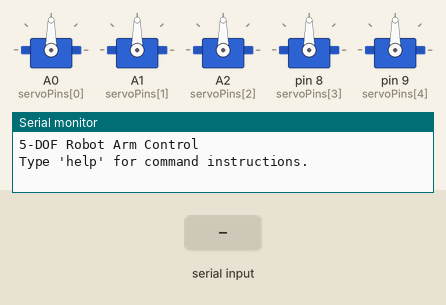
The sketch below on a simulated Arduino Uno, built with avr-gcc and run on an emulated ATmega328P. Shown: 5 × servo, the last lines printed to the serial monitor. The inputs (shaded band) are chosen by the test bench.

Above: at 1.2 s.
1.3 s: "targetx 90\n" received over Serial
At 2.1 s:
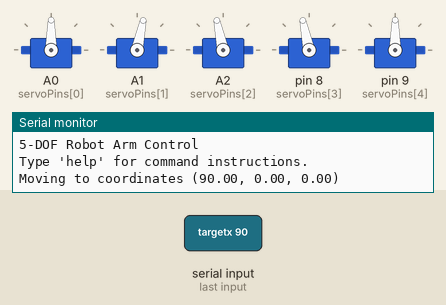
4.3 s: "targetx  45\n" received over Serial
At 4.67 s:
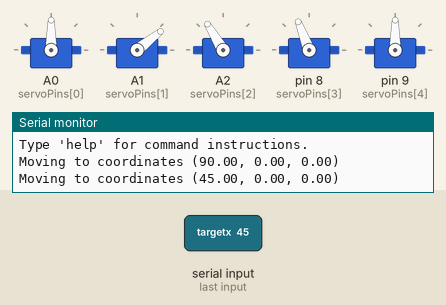
7.3 s: "targety 90\n" received over Serial
At 10.21 s:
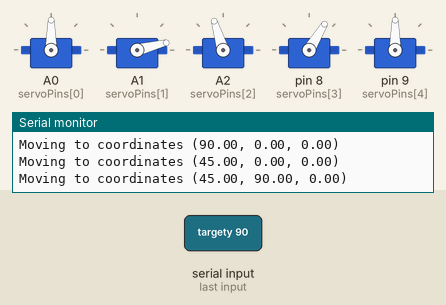
10.3 s: "targety  45\n" received over Serial
At 12.5 s:
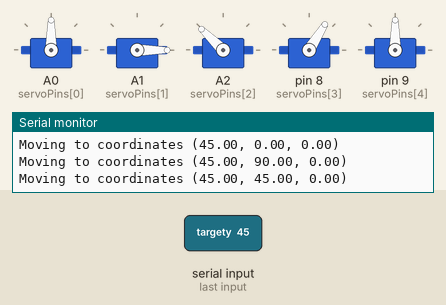
13.3 s: "clawclose\n" received over Serial
At 14.1 s:
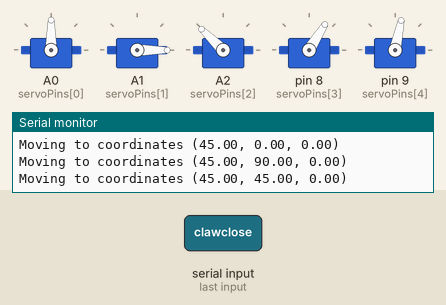
16.3 s: "clawopen\n" received over Serial
Timing chart, 0 to 20.3 s (numbered marks = the images above; inputs shaded):
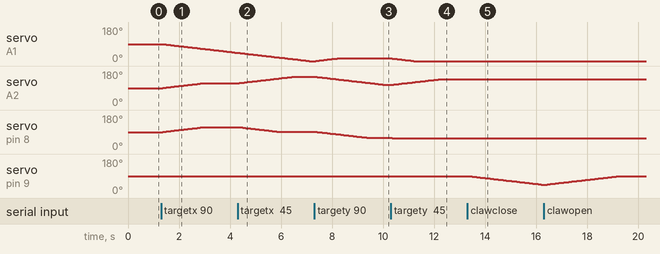

The sketch:

robotarm.ino
```cpp
#include <VarSpeedServo.h>
#include <math.h>

// Define the number of servos
#define NUM_SERVOS 5

// Define the speed for servo movement (1-255)
#define SERVO_SPEED 10

// Create an array of VarSpeedServo objects
VarSpeedServo servos[NUM_SERVOS];

// Define the pins for each servo
const int servoPins[NUM_SERVOS] = {A0, A1, A2, 8, 9};

// Array to store the target angles for each servo
int servoAngles[NUM_SERVOS] = {90, 90, 90, 90, 90};

// Servo indices for readability
#define BASE_SERVO 0
#define SHOULDER_SERVO 1
#define ELBOW_SERVO 2
#define WRIST_SERVO 3
#define CLAW_SERVO 4

// Arm segment lengths (adjust these values as per your robot arm)
const float L1 = 90.0; // Shoulder to elbow length
const float L2 = 80.0; // Elbow to wrist length

// Target coordinates
float targetX = 0;
float targetY = 0;
float targetZ = 0;

void(* resetFunc) (void) = 0;

void setup() {
  Serial.begin(9600);

  // Attach each servo to its corresponding pin
  for (int i = 0; i < NUM_SERVOS; i++) {
    servos[i].attach(servoPins[i]);
    servos[i].write(servoAngles[i], SERVO_SPEED, true); // Initialize servos to 90 degrees
  }

  Serial.println("5-DOF Robot Arm Control");
  Serial.println("Type 'help' for command instructions.");
}

void serialHandler(){
  if (Serial.available()) {
    String input = Serial.readStringUntil('\n');
    input.trim(); // Remove any extra spaces or newlines

    if (input.equalsIgnoreCase("help")) {
      displayHelp();
    } else if (input.equalsIgnoreCase("stop")) {
      Serial.println("Shutting down robot arm.");
      delay(100);
      resetFunc();
    } else if (input.startsWith("targetx ") || input.startsWith("targety ") || input.startsWith("targetz ")) {
      parseAndSetTarget(input);
    } else if (input.equalsIgnoreCase("clawopen")) {
      moveServo(CLAW_SERVO,90);
    } else if(input.equalsIgnoreCase("clawclose")){
      moveServo(CLAW_SERVO, 20);
    }
    else{
      Serial.println("Error: Invalid command. Type 'help' for commands.");
    }
  }
}

void loop() {
  // Check for serial input
  serialHandler();
}

void displayHelp() {
  Serial.println("Commands: ");
  // Serial.println("  <joint><angle> - Move specific joint (e.g., base180, shoulder90)");
  Serial.println("  targetx<value> - Set X coordinate");
  Serial.println("  targety<value> - Set Y coordinate");
  Serial.println("  targetz<value> - Set Z coordinate");
  Serial.println("  stop - Reset the robot arm");
  Serial.println("  clawopen - Open claw");
  Serial.println("  clawclose - Close claw");
}

// Function to parse and set target coordinates
void parseAndSetTarget(String input) {
  // Split the input at the space
  int spaceIndex = input.indexOf(' ');

  String command = input.substring(0, spaceIndex);
  float value = input.substring(spaceIndex + 1).toFloat();

  if (command.equalsIgnoreCase("targetx")) {
    targetX = value;
  } else if (command.equalsIgnoreCase("targety")) {
    targetY = value;
  } else if (command.equalsIgnoreCase("targetz")) {
    targetZ = value;
  }

  // Calculate joint angles using inverse kinematics
  if (calculateIK(targetX, targetY)) {
    Serial.print("Moving to coordinates (");
    Serial.print(targetX); Serial.print(", ");
    Serial.print(targetY); Serial.print(", ");
    Serial.print(targetZ); Serial.println(")");
  } else {
    Serial.println("Target coordinates out of reach.");
  }
}

// Function to calculate inverse kinematics for a 3-DOF arm
bool calculateIK(float x, float y) {
  float r = sqrt(x * x + y * y);

  // Check if the target is reachable
  if (r > (L1 + L2)) {
    return false;
  }

  // Calculate the elbow angle theta2
  float cosTheta2 = (r * r - L1 * L1 - L2 * L2) / (2 * L1 * L2);
  float theta2 = acos(cosTheta2); // Elbow angle in radians

  // Calculate the shoulder angle theta1
  float alpha = atan2(y, x); // Angle to the target point
  float beta = atan2(L2 * sin(theta2), L1 + L2 * cos(theta2)); // Offset angle
  float theta1 = alpha - beta; // Shoulder angle in radians

  // Convert radians to degrees
  int shoulderAngle = (int)(theta1 * 180.0 / PI);
  int elbowAngle = (int)(theta2 * 180.0 / PI);

  int wristAngle = 180 - (shoulderAngle + elbowAngle);

  // Move the servos to calculated angles
  moveServo(SHOULDER_SERVO, shoulderAngle);
  moveServo(ELBOW_SERVO, elbowAngle);
  moveServo(WRIST_SERVO, wristAngle);
  return true;
}


void moveServo(int servoIndex, int angle) {
  angle = constrain(angle, 0, 180);
  servos[servoIndex].write(angle, SERVO_SPEED, false);
  servoAngles[servoIndex] = angle;

  // Print confirmation
  // Serial.print("Moving servo ");
  // Serial.print(servoIndex);
  // Serial.print(" to ");
  // Serial.print(angle);
  // Serial.println(" degrees.");
}

void parseAndMoveServo(String input) {
  // Extract the joint name (alphabetic part) and angle (numeric part)
  String joint = "";
  String angleStr = "";

  for (int i = 0; i < input.length(); i++) {
    if (isAlpha(input[i])) {
      joint += input[i];
    } else if (isDigit(input[i])) {
      angleStr += input[i];
    }
  }

  if (angleStr.length() == 0) {
    Serial.println("Invalid command. Type 'help' for usage.");
    return;
  }

  int angle = angleStr.toInt();
  angle = constrain(angle, 0, 180);

  int servoIndex = -1;
  if (joint.equalsIgnoreCase("base")) {
    servoIndex = BASE_SERVO;
  } else if (joint.equalsIgnoreCase("shoulder")) {
    servoIndex = SHOULDER_SERVO;
  } else if (joint.equalsIgnoreCase("elbow")) {
    servoIndex = ELBOW_SERVO;
  } else if (joint.equalsIgnoreCase("wrist")) {
    servoIndex = WRIST_SERVO;
  } else if (joint.equalsIgnoreCase("claw")) {
    servoIndex = CLAW_SERVO;
  } else {
    Serial.println("Unknown joint. Type 'help' for usage.");
    return;
  }

  servos[servoIndex].write(angle, SERVO_SPEED, false);
  servoAngles[servoIndex] = angle;

  Serial.print("Moving ");
  Serial.print(joint);
  Serial.print(" to ");
  Serial.print(angle);
  Serial.println(" degrees.");
}
```

Measured:
- after the input at 1.3 s, servo on A1 (servoPins[1]): moves from 90° to 44° over 2.9 s, starting after 0.05 s; servo on A2 (servoPins[2]), servo on pin 8 (servoPins[3]): moves from 90° to 116° over 1.6 s, starting after 0.05 s
- after the input at 4.3 s, servo on A2 (servoPins[2]): moves from 116° to 150° over 2.1 s, starting after 0.05 s; servo on pin 8 (servoPins[3]): moves from 116° to 92° over 1.5 s, starting after 0.05 s
- after the input at 7.3 s, servo on A1 (servoPins[1]): moves from 0° to 14° over 0.84 s, starting after 0.05 s; servo on A2 (servoPins[2]): moves from 150° to 107° over 2.7 s, starting after 0.05 s; servo on pin 8 (servoPins[3]): moves from 92° to 59° over 2.1 s, starting after 0.05 s
- after the input at 10.3 s, servo on A1 (servoPins[1]): moves from 14° to 0° over 0.84 s, starting after 0.05 s; servo on A2 (servoPins[2]): moves from 107° to 136° over 1.8 s, starting after 0.05 s; servo on pin 8 (servoPins[3]): 59° → 58° after 0.05 s
- after the input at 13.3 s, servo on pin 9 (servoPins[4]): moves from 90° to 44° over 2.9 s, starting after 0.05 s
